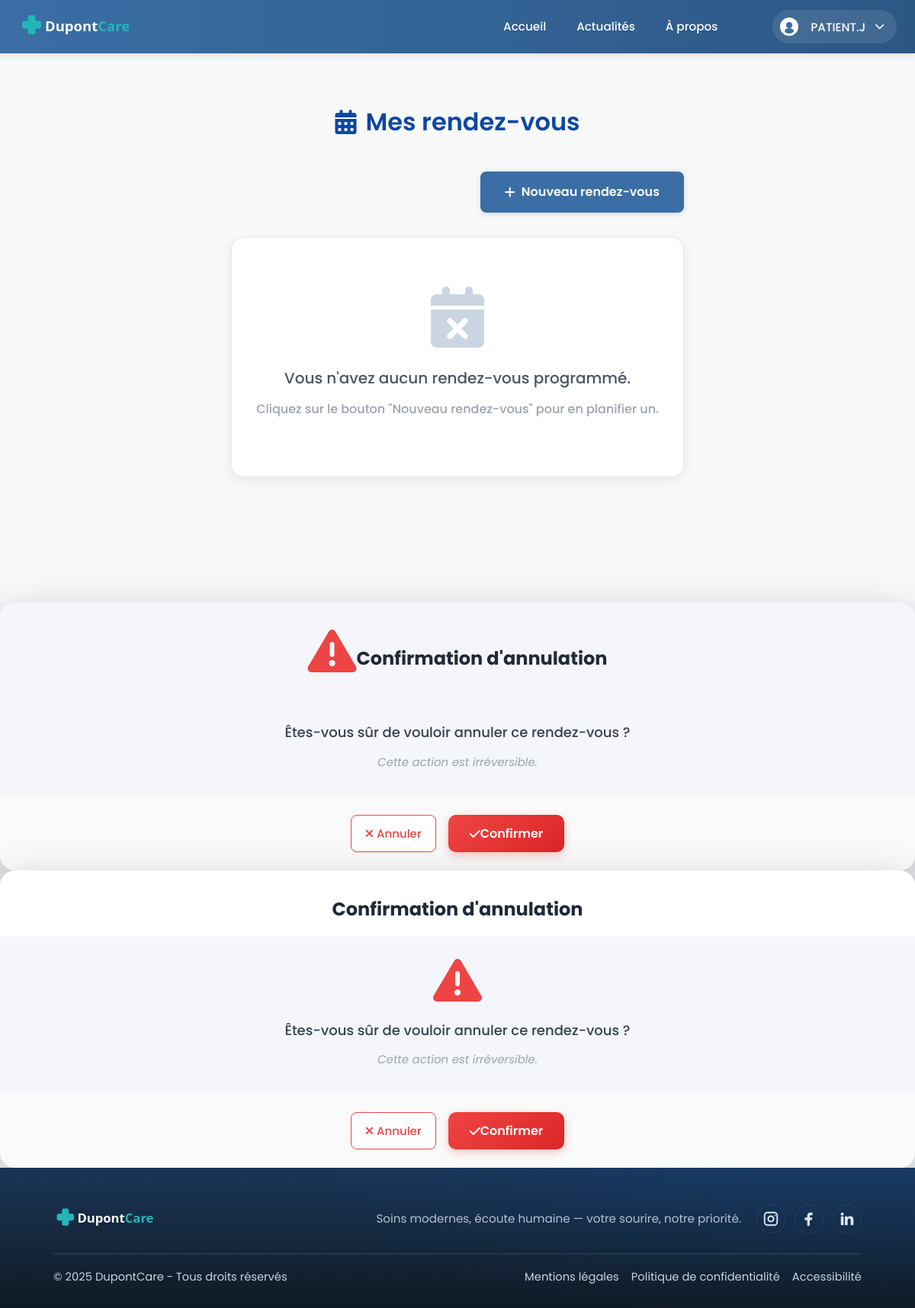
/index.php?page=rendezvous&action=list (signed in), run on an earlier commit of the app's database.
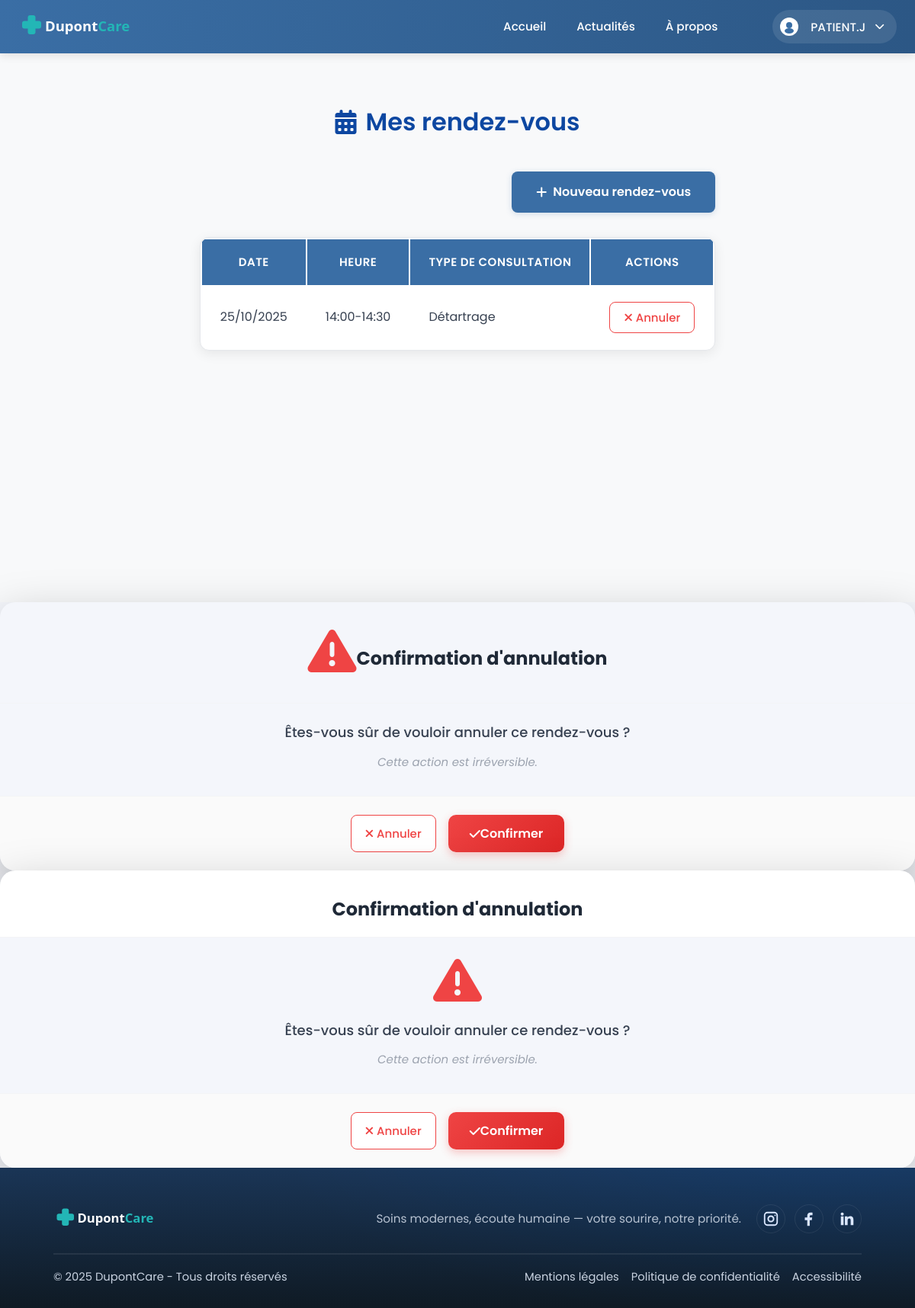
And on a later commit of the database.
### tables this page shows
CREATE TABLE `rendezvous` (
  `id` int(10) UNSIGNED NOT NULL,
  `creneau_id` int(10) UNSIGNED NOT NULL,
  `patient_id` int(10) UNSIGNED NOT NULL,
  `medecin_id` int(10) UNSIGNED NOT NULL,
  `secretaire_id` int(10) UNSIGNED DEFAULT NULL,
  `statut` enum('DEMANDE','CONFIRME','ANNULE','HONORE','ABSENT') NOT NULL DEFAULT 'DEMANDE',
  `commentaire` text DEFAULT NULL
);

CREATE TABLE `service` (
  `id` int(10) UNSIGNED NOT NULL,
  `titre` varchar(200) NOT NULL,
  `description` mediumtext NOT NULL,
  `statut` enum('BROUILLON','PUBLIE','ARCHIVE') NOT NULL DEFAULT 'BROUILLON',
  `image` varchar(255) DEFAULT NULL,
  `ordre` int(11) NOT NULL DEFAULT 0,
  `duree` int(11) NOT NULL DEFAULT 30,
  `couleur` varchar(7) DEFAULT '#4CAF50'
);

### app/core/Controller.php (called while the page is built, shortened)
<?php
class Controller {
    protected function view($view, $data = []) {
        extract($data);
        $viewPath = __DIR__ . '/../views/' . str_replace('/', DIRECTORY_SEPARATOR, $view) . '.php';
        require_once $viewPath;
    }
}

### app/controllers/RendezVousController.php (called while the page is built, shortened)
<?php
class RendezVousController extends Controller {
    private $creneauModel;
    public function __construct() {
        $this->creneauModel = new CreneauModel();
    }
    public function list() {
        $userId = $_SESSION['user_id'];
        $rendezvous = $this->creneauModel->getUserRendezVous($userId);
        $this->view('rendezvous/list-rendezvous', [
            'rendezvous' => $rendezvous
        ]);
    }
}

### app/core/App.php (called while the page is built, shortened)
<?php
class App {
    public function run() {
        $action = isset($_GET['action']) ? strtolower($_GET['action']) : 'index';
        $method = strtolower(trim($action));
        $params = [];
        try {
            $controller = new $controllerClass();
            call_user_func_array([$controller, $method], $params);
        } catch (\Exception $e) {
            error_log("Exception détaillée: " . $e->getMessage());
            error_log("Fichier: " . $e->getFile() . " ligne " . $e->getLine());
            error_log("Stack trace: " . $e->getTraceAsString());
            http_response_code(404);
            include __DIR__ . '/../views/error/404.php';
        }
    }
}

### index.php (called while the page is built, shortened)
<?php
$app = new App();
$app->run();

### app/models/database.php (called while the page is built, shortened)
<?php
class Database {
    private static $instance = null;
    private $connection;
    private function __construct() {
        $host = 'localhost';
        $dbname = 'bdd_dupont';
        $user = 'root';
        $pass = '';
        $options = [
            PDO::ATTR_ERRMODE => PDO::ERRMODE_EXCEPTION,
            PDO::ATTR_DEFAULT_FETCH_MODE => PDO::FETCH_ASSOC,
            PDO::MYSQL_ATTR_INIT_COMMAND => 'SET NAMES utf8mb4'
        ];
        try {
            $this->connection = new PDO(
                "mysql:host=$host;dbname=$dbname",
                $user,
                $pass,
                $options
            );
        } catch (PDOException $e) {
            die('Erreur connexion BDD : ' . $e->getMessage());
        }
    }
    public function prepare($sql) {
        return $this->connection->prepare($sql);
    }
    public static function getInstance() {
        if (self::$instance === null) {
            self::$instance = new self();
        }
        return self::$instance;
    }
}

### app/core/Model.php (called while the page is built, shortened)
<?php
abstract class Model {
    public function __construct() {
        $this->db = Database::getInstance();
    }
}

### app/models/CreneauModel.php (called while the page is built, shortened)
<?php
class CreneauModel extends Model
{
    public function getUserRendezVous(int $userId): array
    {
        $sql = "SELECT c.*, r.id AS rdv_id, r.statut AS rdv_statut, s.titre AS service_titre
                FROM rendezvous r
                JOIN creneau c ON r.creneau_id = c.id
                LEFT JOIN service s ON c.service_id = s.id
                WHERE r.patient_id = ?
                AND r.statut != 'ANNULE'
                AND c.debut >= NOW()
                ORDER BY c.debut ASC";
        $stmt = $this->db->prepare($sql);
        $stmt->execute([$userId]);
        return $stmt->fetchAll(PDO::FETCH_ASSOC) ?: [];
    }
}

### app/views/rendezvous/list-rendezvous.php (the view, shortened to what the rows shown need)
<?php require_once 'app/views/templates/header.php'; ?>
<link rel="stylesheet" href="<?php echo BASE_URL; ?>/css/modules/rendez-vous/list-rendezvous.css">
<main>
    <div class="rdv-container">
        <h1 class="page-title">
            <i class="fas fa-calendar-alt"></i>
            Mes rendez-vous
        </h1>
        <?php if (empty($rendezvous)): ?>
            <div class="rdv-empty">
                <i class="fas fa-calendar-times"></i>
                <p>Vous n'avez aucun rendez-vous programmé.</p>
                <p class="text-muted">Cliquez sur le bouton "Nouveau rendez-vous" pour en planifier un.</p>
            </div>
        <?php else: ?>
            <div class="rdv-table">
                <div class="table-responsive">
                    <table class="table table-hover">
                        <thead>
                            <tr>
                                <th>Date</th>
                                <th>Heure</th>
                                <th>Type de consultation</th>
                                <th>Actions</th>
                            </tr>
                        </thead>
                        <tbody>
                            <?php
                            $groupes = [];
                            foreach ($rendezvous as $rdv) {
                                $date = date('Y-m-d', strtotime($rdv['debut']));
                                $service = $rdv['service_titre'];
                                $debut = strtotime($rdv['debut']);
                                $key = $date . '_' . $service;
                                if (!isset($groupes[$key])) {
                                    $groupes[$key] = [
                                        'service_titre' => $service,
                                        'date' => date('d/m/Y', $debut),
                                        'debut' => $debut,
                                        'fin' => strtotime($rdv['debut']) + 1800,
                                        'rdv_id' => $rdv['rdv_id']
                                    ];
                                } else {
                                    if ($debut <= $groupes[$key]['fin'] + 60) {
                                        $groupes[$key]['fin'] = strtotime($rdv['debut']) + 1800;
                                    }
                                }
                            }
                            foreach ($groupes as $groupe) {
                                $heure_debut = date('H:i', $groupe['debut']);
                                $heure_fin = date('H:i', $groupe['fin']);
                                $plage = $heure_debut . '-' . $heure_fin;
                            ?>
                                <tr>
                                    <td><?php echo $groupe['date']; ?></td>
                                    <td><?php echo $plage; ?></td>
                                    <td><?php echo htmlspecialchars($groupe['service_titre'] ?? 'Non spécifié'); ?></td>
                                    <td>
                                        <button type="button"
                                           class="btn btn-outline-danger btn-sm btn-cancel"
                                           data-rdv-id="<?php echo $groupe['rdv_id']; ?>"
                                           onclick="annulerRendezVous(this)">
                                            <i class="fas fa-times me-1"></i>
                                            Annuler
                                        </button>
                                    </td>
                                </tr>
                            <?php } ?>
                        </tbody>
                    </table>
                </div>
            </div>
        <?php endif; ?>
    </div>
</main>
<?php require_once 'app/views/templates/footer.php'; ?>

What changed in the data, as far as the page shows it:
added rendezvous: date "25/10/2025", plage "14:00-14:30", service.titre "Détartrage"
Also different on the page:
text no longer shown: "Vous n'avez aucun rendez-vous programmé. Cliquez sur le bouton \"Nouveau rendez-vous\" pour en planifier un."
text now shown: "DATE HEURE TYPE DE CONSULTATION ACTIONS"
